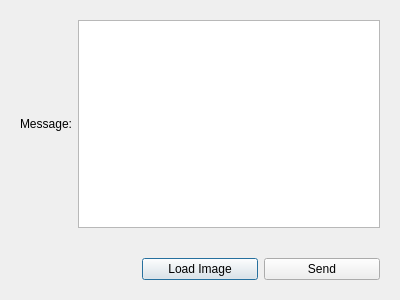
<?xml version="1.0" encoding="UTF-8"?>
<ui version="4.0">
 <class>DialogSend</class>
 <widget class="QDialog" name="DialogSend">
  <property name="geometry">
   <rect>
    <x>0</x>
    <y>0</y>
    <width>400</width>
    <height>300</height>
   </rect>
  </property>
  <property name="windowTitle">
   <string>Publish..</string>
  </property>
  <layout class="QVBoxLayout" name="verticalLayout">
   <item>
    <widget class="QWidget" name="widget" native="true">
     <layout class="QHBoxLayout" name="horizontalLayout_2">
      <item>
       <widget class="QLabel" name="label">
        <property name="text">
         <string>Message:</string>
        </property>
       </widget>
      </item>
      <item>
       <widget class="QPlainTextEdit" name="messageText"/>
      </item>
     </layout>
    </widget>
   </item>
   <item>
    <widget class="QWidget" name="widget_3" native="true"/>
   </item>
   <item>
    <widget class="QWidget" name="widget_2" native="true">
     <layout class="QHBoxLayout" name="horizontalLayout">
      <item>
       <widget class="QLabel" name="fileLabel">
        <property name="text">
         <string/>
        </property>
       </widget>
      </item>
      <item>
       <widget class="QPushButton" name="loadButton">
        <property name="text">
         <string>Load Image</string>
        </property>
       </widget>
      </item>
      <item>
       <widget class="QPushButton" name="sendButton">
        <property name="text">
         <string>Send</string>
        </property>
       </widget>
      </item>
     </layout>
    </widget>
   </item>
  </layout>
 </widget>
 <resources/>
 <connections/>
</ui>
